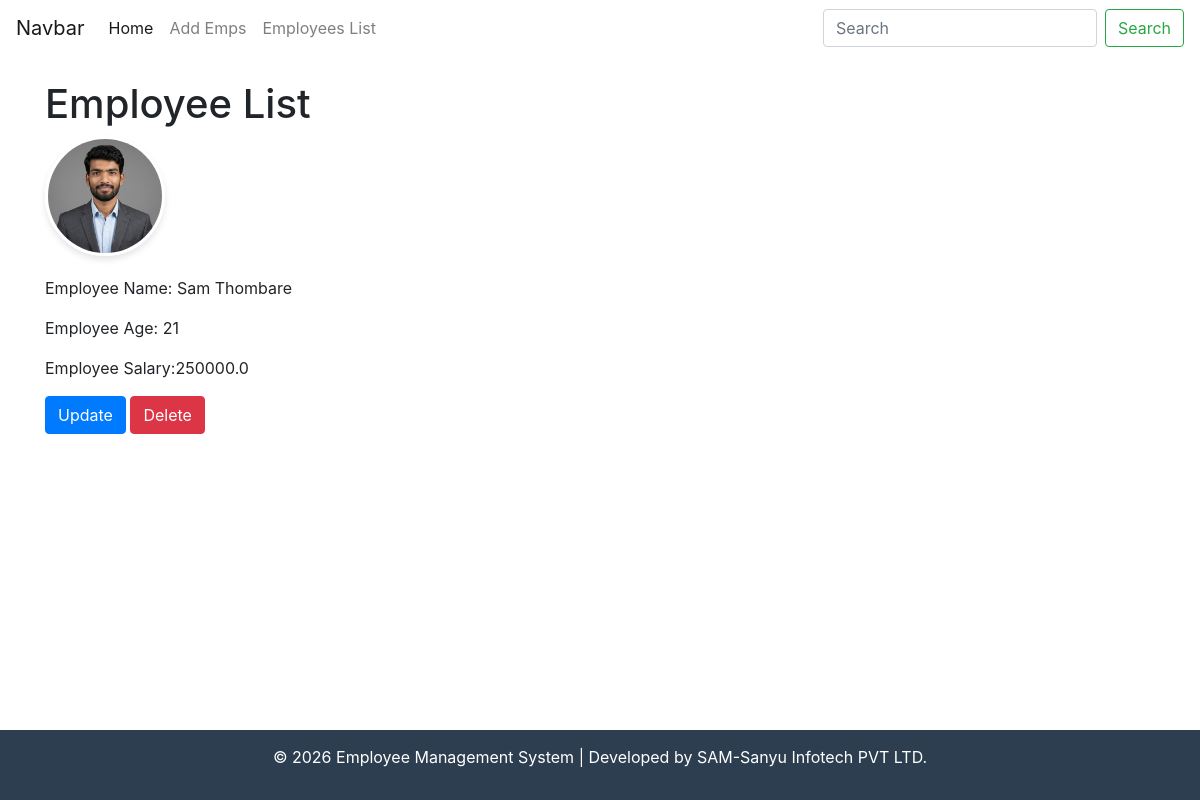
Page /detail/1/ on the committed database.
### dapp/models.py (models this page shows, shortened)
class Employee(models.Model):
    name = models.CharField(max_length=50)
    age = models.IntegerField()
    salary = models.FloatField()
    image = models.ImageField(upload_to='employees/',blank=True, null=True)

### dapp/views.py (the view)
# urls.py: path('detail/<int:id>/',views.detailed_employee, name='detail'),
def detailed_employee(request,id):
    obj = Employee.objects.get(id = id)
    return render(request, 'detailed.html',{'obj':obj})

### dapp/templates/detailed.html (shortened to what this page needs)
{% extends 'base.html' %}
{% block body %}
    <h1>Employee List </h1>
    <img src="{{ obj.image.url }}" alt="profile image" class="profile-img">
    <p>Employee Name: {{ obj.name }}</p>
    <p>Employee Age: {{ obj.age }}</p>
    <p>Employee Salary:{{ obj.salary }}</p>
    <a href="/update/{{obj.id}}/"> <button type="button" class="btn btn-primary">Update</button></a>
    <a href="/delete/{{ obj.id }}/"><button type="button" class="btn btn-danger">Delete</button></a>
{% endblock %}

### dapp/templates/detailed.html (style rules this page uses)
.profile-img { width: 120px; height: 120px; border-radius: 50%; object-fit: cover; box-shadow: 0 4px 6px rgba(0, 0, 0, 0.1); border: 3px solid #ffffff; margin-bottom: 20px; }

### rows in the picture
Employee: image (picture), name "Sam Thombare", age "21", salary "250000.0"
